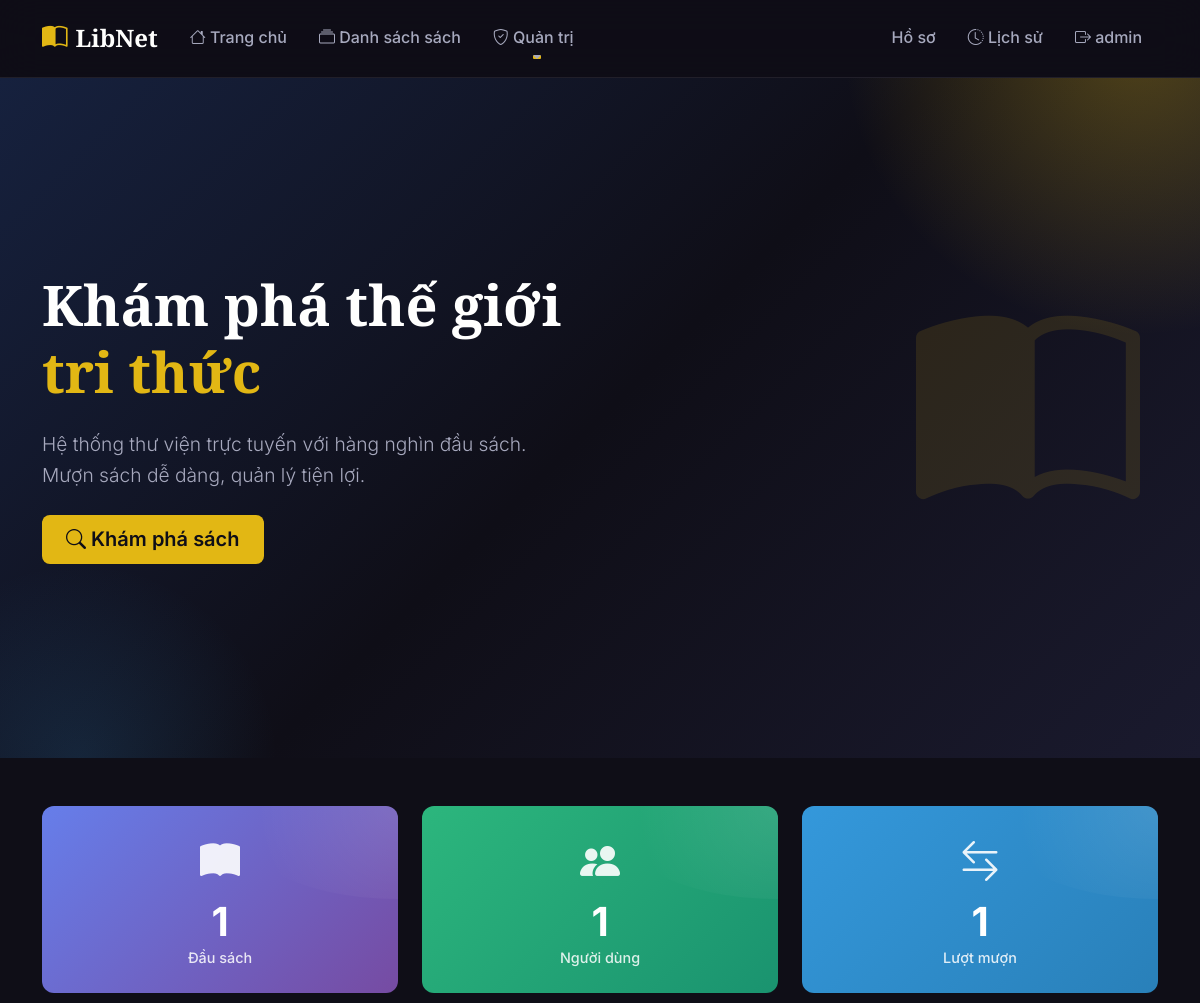
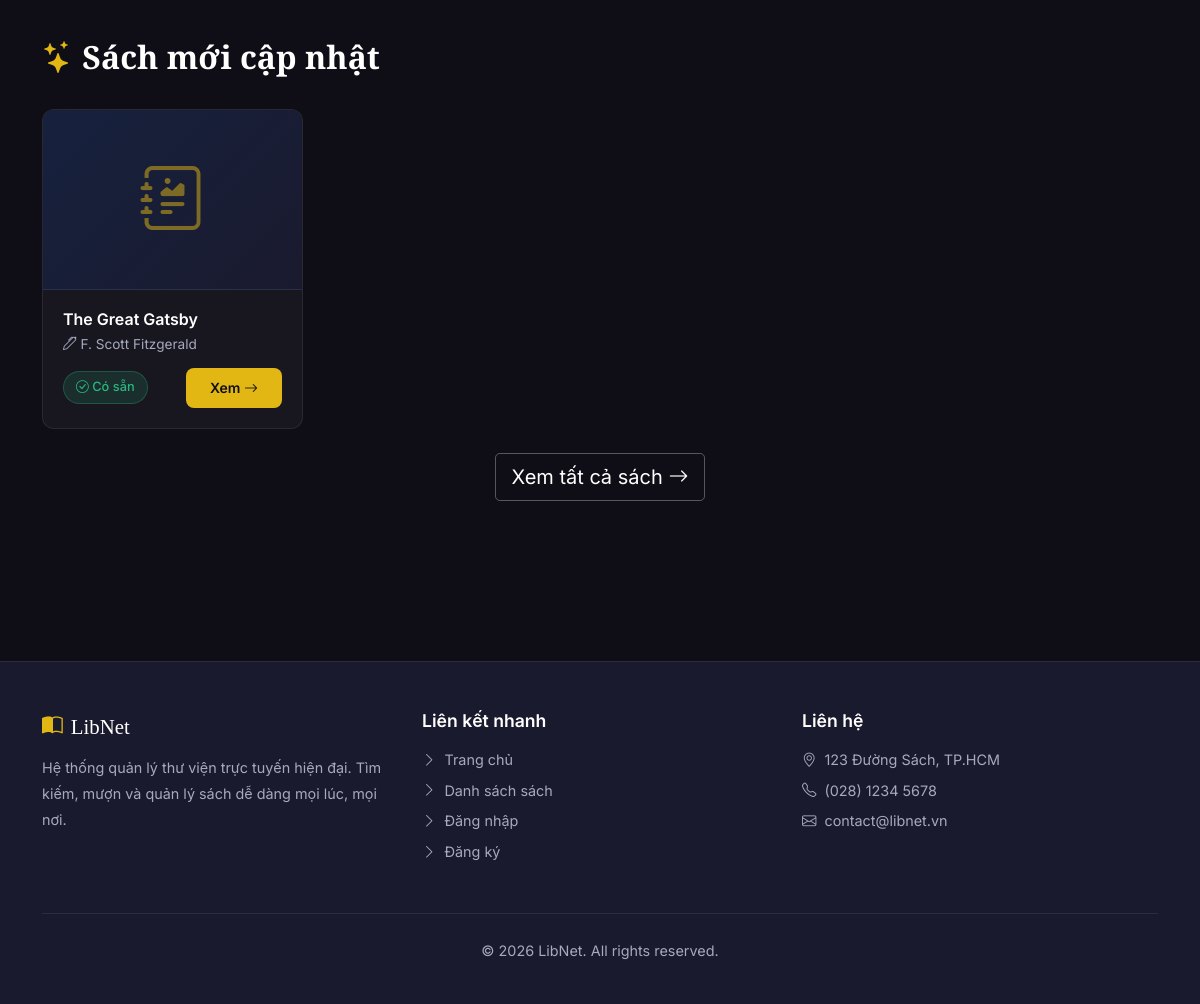
Screenshot of / (signed in) with the database file from the repository (2 pictures, top to bottom).
### app/models.py (models this page shows)
class User(UserMixin, db.Model):
    id = db.Column(db.Integer, primary_key=True)
    username = db.Column(db.String(150), unique=True, nullable=False)
    password = db.Column(db.String(150), nullable=False) # Will store MD5 hashes (vulnerable)
    role = db.Column(db.String(50), default='user') # 'admin' or 'user'
    avatar = db.Column(db.String(255), default='default.svg')
    full_name = db.Column(db.String(150), nullable=True)
    email = db.Column(db.String(150), nullable=True)

class Book(db.Model):
    id = db.Column(db.Integer, primary_key=True)
    title = db.Column(db.String(200), nullable=False)
    author = db.Column(db.String(200), nullable=False)
    description = db.Column(db.Text, nullable=True)
    category_id = db.Column(db.Integer, db.ForeignKey('category.id'), nullable=True)
    is_available = db.Column(db.Boolean, default=True)

### app/main/routes.py (the view)
@bp.route('/')
def index():
    recent_books = Book.query.order_by(Book.id.desc()).limit(8).all()
    stats = {
        'books': Book.query.count(),
        'users': User.query.count(),
        'borrows': BorrowRecord.query.count()
    }
    return render_template('main/index.html', recent_books=recent_books, stats=stats)

### app/templates/main/index.html (shortened to what this page needs)
{% extends 'base.html' %}
{% block content %}
<section class="hero">
    <i class="bi bi-book-half hero-icon d-none d-lg-block"></i>
    <div class="container">
        <div class="row align-items-center min-vh-75">
            <div class="col-lg-7 animate-slideUp">
                <h1 class="display-3 fw-bold mb-4">
                    Khám phá thế giới<br><span class="text-accent">tri thức</span>
                </h1>
                <p class="lead text-secondary mb-4">
                    Hệ thống thư viện trực tuyến với hàng nghìn đầu sách.
                    Mượn sách dễ dàng, quản lý tiện lợi.
                </p>
                <div class="d-flex gap-3 flex-wrap">
                    <a href="{{ url_for('main.books') }}" class="btn btn-accent btn-lg">
                        <i class="bi bi-search"></i> Khám phá sách
                    </a>
                </div>
            </div>
        </div>
    </div>
</section>
<div class="container py-5">
    <div class="row g-4 mb-5">
        <div class="col-md-4 animate-fadeIn">
            <div class="stat-card bg-gradient-1">
                <div class="stat-icon"><i class="bi bi-book-fill"></i></div>
                <div class="stat-number">{{ stats.books }}</div>
                <div class="stat-label">Đầu sách</div>
            </div>
        </div>
        <div class="col-md-4 animate-fadeIn">
            <div class="stat-card bg-gradient-2">
                <div class="stat-icon"><i class="bi bi-people-fill"></i></div>
                <div class="stat-number">{{ stats.users }}</div>
                <div class="stat-label">Người dùng</div>
            </div>
        </div>
        <div class="col-md-4 animate-fadeIn">
            <div class="stat-card bg-gradient-4">
                <div class="stat-icon"><i class="bi bi-arrow-left-right"></i></div>
                <div class="stat-number">{{ stats.borrows }}</div>
                <div class="stat-label">Lượt mượn</div>
            </div>
        </div>
    </div>
    <div class="section-title">
        <h2><i class="bi bi-stars text-accent"></i> Sách mới cập nhật</h2>
    </div>
    {% if recent_books %}
    <div class="row g-4">
        {% for book in recent_books %}
        <div class="col-lg-3 col-md-4 col-sm-6 animate-fadeIn">
            <div class="glass-card book-card">
                <div class="book-cover">
                    <i class="bi bi-journal-richtext"></i>
                </div>
                <div class="book-info">
                    <h5 class="book-title">{{ book.title }}</h5>
                    <p class="book-author"><i class="bi bi-pen"></i> {{ book.author }}</p>
                    <div class="book-meta">
                        {% if book.is_available %}
                            <span class="badge-available"><i class="bi bi-check-circle"></i> Có sẵn</span>
                        {% else %}
                            <span class="badge-borrowed"><i class="bi bi-hourglass-split"></i> Đã mượn</span>
                        {% endif %}
                        <a href="{{ url_for('main.book_detail', book_id=book.id) }}" class="btn btn-accent btn-sm">
                            Xem <i class="bi bi-arrow-right"></i>
                        </a>
                    </div>
                </div>
            </div>
        </div>
        {% endfor %}
    </div>
    <div class="text-center mt-4">
        <a href="{{ url_for('main.books') }}" class="btn btn-outline-light btn-lg">
            Xem tất cả sách <i class="bi bi-arrow-right"></i>
        </a>
    </div>
    {% else %}
    <div class="empty-state">
        <i class="bi bi-inbox"></i>
        <p>Chưa có sách nào trong thư viện</p>
    </div>
    {% endif %}
</div>
{% endblock %}

### app/templates/base.html (shortened to what this page needs)
<!DOCTYPE html>
<html lang="vi">
<head>
    <link href="https://cdn.jsdelivr.net/npm/bootstrap@5.1.3/dist/css/bootstrap.min.css" rel="stylesheet">
    <link href="https://cdn.jsdelivr.net/npm/bootstrap-icons@1.10.0/font/bootstrap-icons.css" rel="stylesheet">
    <link href="{{ url_for('static', filename='css/style.css') }}" rel="stylesheet">
</head>
<body>
    <nav class="navbar navbar-expand-lg navbar-custom">
        <div class="container">
            <a class="navbar-brand" href="{{ url_for('main.index') }}">
                <i class="bi bi-book-half"></i> LibNet
            </a>
            <div class="collapse navbar-collapse" id="navMain">
                <ul class="navbar-nav me-auto">
                    <li class="nav-item">
                        <a class="nav-link" href="{{ url_for('main.index') }}">
                            <i class="bi bi-house"></i> Trang chủ
                        </a>
                    </li>
                    <li class="nav-item">
                        <a class="nav-link" href="{{ url_for('main.books') }}">
                            <i class="bi bi-collection"></i> Danh sách sách
                        </a>
                    </li>
                    {% if current_user.is_authenticated and current_user.role == 'admin' %}
                    <li class="nav-item dropdown">
                        <a class="nav-link dropdown-toggle" href="#" id="adminDropdown" role="button" data-bs-toggle="dropdown">
                            <i class="bi bi-shield-check"></i> Quản trị
                        </a>
                    </li>
                    {% endif %}
                </ul>
                <ul class="navbar-nav ms-auto">
                    {% if current_user.is_authenticated %}
                    <li class="nav-item">
                        <a class="nav-link" href="{{ url_for('user.profile') }}">
                            Hồ sơ
                        </a>
                    </li>
                    <li class="nav-item">
                        <a class="nav-link" href="{{ url_for('user.borrow_history') }}">
                            <i class="bi bi-clock-history"></i> Lịch sử
                        </a>
                    </li>
                    <li class="nav-item">
                        <a class="nav-link" href="{{ url_for('auth.logout') }}">
                            <i class="bi bi-box-arrow-right"></i> {{ current_user.username }}
                        </a>
                    </li>
                    {% endif %}
                </ul>
            </div>
        </div>
    </nav>
    <main class="main-content">
        {% block content %}{% endblock %}
    </main>
    <footer class="footer">
        <div class="container">
            <div class="row">
                <div class="col-lg-4 col-md-6 mb-4 mb-lg-0">
                    <div class="footer-brand">
                        <i class="bi bi-book-half"></i> LibNet
                    </div>
                    <p>Hệ thống quản lý thư viện trực tuyến hiện đại. Tìm kiếm, mượn và quản lý sách dễ dàng mọi lúc, mọi nơi.</p>
                </div>
                <div class="col-lg-4 col-md-6 mb-4 mb-lg-0">
                    <h5>Liên kết nhanh</h5>
                    <ul class="footer-links">
                        <li><a href="{{ url_for('main.index') }}"><i class="bi bi-chevron-right"></i> Trang chủ</a></li>
                        <li><a href="{{ url_for('main.books') }}"><i class="bi bi-chevron-right"></i> Danh sách sách</a></li>
                        <li><a href="{{ url_for('auth.login') }}"><i class="bi bi-chevron-right"></i> Đăng nhập</a></li>
                        <li><a href="{{ url_for('auth.register') }}"><i class="bi bi-chevron-right"></i> Đăng ký</a></li>
                    </ul>
                </div>
                <div class="col-lg-4 col-md-6">
                    <h5>Liên hệ</h5>
                    <ul class="footer-links">
                        <li><a href="#"><i class="bi bi-geo-alt"></i> 123 Đường Sách, TP.HCM</a></li>
                        <li><a href="#"><i class="bi bi-telephone"></i> (028) 1234 5678</a></li>
                        <li><a href="#"><i class="bi bi-envelope"></i> contact@libnet.vn</a></li>
                    </ul>
                </div>
            </div>
            <div class="footer-bottom">
                <p>&copy; 2026 LibNet. All rights reserved.</p>
            </div>
        </div>
    </footer>
</body>
</html>

### rows the page displays
User: username "admin"
Book: title "The Great Gatsby", author "F. Scott Fitzgerald", is_available True (drawn)

### other values shown
{{ stats.books }} "1"
{{ stats.users }} "1"
{{ stats.borrows }} "1"
